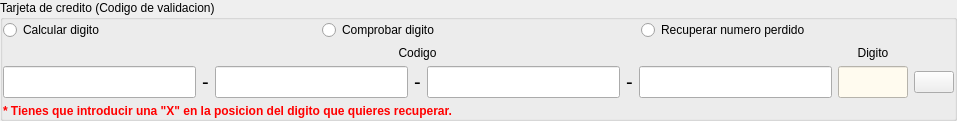
      <widget class="QGroupBox" name="groupBox_9">
       <property name="sizePolicy">
        <sizepolicy hsizetype="Expanding" vsizetype="Preferred">
         <horstretch>0</horstretch>
         <verstretch>0</verstretch>
        </sizepolicy>
       </property>
       <property name="title">
        <string>Tarjeta de credito (Codigo de validacion)</string>
       </property>
       <layout class="QGridLayout" name="gridLayout_27">
        <property name="leftMargin">
         <number>0</number>
        </property>
        <property name="topMargin">
         <number>0</number>
        </property>
        <property name="rightMargin">
         <number>0</number>
        </property>
        <property name="bottomMargin">
         <number>0</number>
        </property>
        <item row="0" column="0">
         <widget class="QRadioButton" name="radioButton_3">
          <property name="text">
           <string>Calcular digito</string>
          </property>
         </widget>
        </item>
        <item row="1" column="0" colspan="3">
         <layout class="QGridLayout" name="gridLayout_26">
          <item row="1" column="3">
           <widget class="QLineEdit" name="lineEdit_22">
            <property name="sizePolicy">
             <sizepolicy hsizetype="Preferred" vsizetype="Fixed">
              <horstretch>0</horstretch>
              <verstretch>0</verstretch>
             </sizepolicy>
            </property>
            <property name="font">
             <font>
              <pointsize>15</pointsize>
              <weight>75</weight>
              <bold>true</bold>
             </font>
            </property>
            <property name="maxLength">
             <number>4</number>
            </property>
            <property name="alignment">
             <set>Qt::AlignCenter</set>
            </property>
           </widget>
          </item>
          <item row="1" column="4">
           <widget class="QLabel" name="label_25">
            <property name="font">
             <font>
              <pointsize>15</pointsize>
             </font>
            </property>
            <property name="text">
             <string>-</string>
            </property>
           </widget>
          </item>
          <item row="0" column="1" colspan="7">
           <widget class="QLabel" name="label_26">
            <property name="sizePolicy">
             <sizepolicy hsizetype="Preferred" vsizetype="Fixed">
              <horstretch>0</horstretch>
              <verstretch>0</verstretch>
             </sizepolicy>
            </property>
            <property name="text">
             <string>Codigo</string>
            </property>
            <property name="alignment">
             <set>Qt::AlignCenter</set>
            </property>
           </widget>
          </item>
          <item row="1" column="7">
           <widget class="QLineEdit" name="lineEdit_23">
            <property name="sizePolicy">
             <sizepolicy hsizetype="Preferred" vsizetype="Fixed">
              <horstretch>0</horstretch>
              <verstretch>0</verstretch>
             </sizepolicy>
            </property>
            <property name="font">
             <font>
              <pointsize>15</pointsize>
              <weight>75</weight>
              <bold>true</bold>
             </font>
            </property>
            <property name="maxLength">
             <number>3</number>
            </property>
            <property name="alignment">
             <set>Qt::AlignCenter</set>
            </property>
           </widget>
          </item>
          <item row="0" column="8">
           <widget class="QLabel" name="label_27">
            <property name="text">
             <string>Digito</string>
            </property>
            <property name="alignment">
             <set>Qt::AlignCenter</set>
            </property>
           </widget>
          </item>
          <item row="1" column="8">
           <widget class="QLineEdit" name="lineEdit_24">
            <property name="enabled">
             <bool>true</bool>
            </property>
            <property name="maximumSize">
             <size>
              <width>70</width>
              <height>16777215</height>
             </size>
            </property>
            <property name="font">
             <font>
              <pointsize>15</pointsize>
              <weight>75</weight>
              <bold>true</bold>
             </font>
            </property>
            <property name="focusPolicy">
             <enum>Qt::NoFocus</enum>
            </property>
            <property name="styleSheet">
             <string notr="true">color: rgb(0, 0, 255);
background-color: rgb(255, 251, 239);</string>
            </property>
            <property name="maxLength">
             <number>1</number>
            </property>
            <property name="alignment">
             <set>Qt::AlignCenter</set>
            </property>
            <property name="readOnly">
             <bool>true</bool>
            </property>
           </widget>
          </item>
          <item row="1" column="5">
           <widget class="QLineEdit" name="lineEdit_26">
            <property name="sizePolicy">
             <sizepolicy hsizetype="Preferred" vsizetype="Fixed">
              <horstretch>0</horstretch>
              <verstretch>0</verstretch>
             </sizepolicy>
            </property>
            <property name="font">
             <font>
              <pointsize>15</pointsize>
              <weight>75</weight>
              <bold>true</bold>
             </font>
            </property>
            <property name="maxLength">
             <number>4</number>
            </property>
            <property name="alignment">
             <set>Qt::AlignCenter</set>
            </property>
           </widget>
          </item>
          <item row="1" column="2">
           <widget class="QLabel" name="label_29">
            <property name="font">
             <font>
              <pointsize>15</pointsize>
             </font>
            </property>
            <property name="text">
             <string>-</string>
            </property>
           </widget>
          </item>
          <item row="1" column="1">
           <widget class="QLineEdit" name="lineEdit_25">
            <property name="sizePolicy">
             <sizepolicy hsizetype="Preferred" vsizetype="Fixed">
              <horstretch>0</horstretch>
              <verstretch>0</verstretch>
             </sizepolicy>
            </property>
            <property name="font">
             <font>
              <pointsize>15</pointsize>
              <weight>75</weight>
              <bold>true</bold>
             </font>
            </property>
            <property name="maxLength">
             <number>4</number>
            </property>
            <property name="alignment">
             <set>Qt::AlignCenter</set>
            </property>
           </widget>
          </item>
          <item row="1" column="6">
           <widget class="QLabel" name="label_30">
            <property name="font">
             <font>
              <pointsize>15</pointsize>
             </font>
            </property>
            <property name="text">
             <string>-</string>
            </property>
           </widget>
          </item>
          <item row="1" column="9">
           <widget class="QPushButton" name="pushButton_4">
            <property name="text">
             <string/>
            </property>
            <property name="icon">
             <iconset resource="recoverdrake.qrc">
              <normaloff>:/Imagenes/sustituir.png</normaloff>:/Imagenes/sustituir.png</iconset>
            </property>
            <property name="iconSize">
             <size>
              <width>25</width>
              <height>25</height>
             </size>
            </property>
           </widget>
          </item>
          <item row="2" column="1" colspan="9">
           <widget class="QLabel" name="label_37">
            <property name="styleSheet">
             <string notr="true">font: 7pt &quot;Sans Serif&quot;;
font: bold;
color: rgb(255, 0, 0);</string>
            </property>
            <property name="text">
             <string>* Tienes que introducir una &quot;X&quot; en la posicion del digito que quieres recuperar.</string>
            </property>
           </widget>
          </item>
         </layout>
        </item>
        <item row="0" column="1">
         <widget class="QRadioButton" name="radioButton_4">
          <property name="text">
           <string>Comprobar digito</string>
          </property>
         </widget>
        </item>
        <item row="0" column="2">
         <widget class="QRadioButton" name="radioButton_5">
          <property name="text">
           <string>Recuperar numero perdido</string>
          </property>
         </widget>
        </item>
       </layout>
      </widget>
